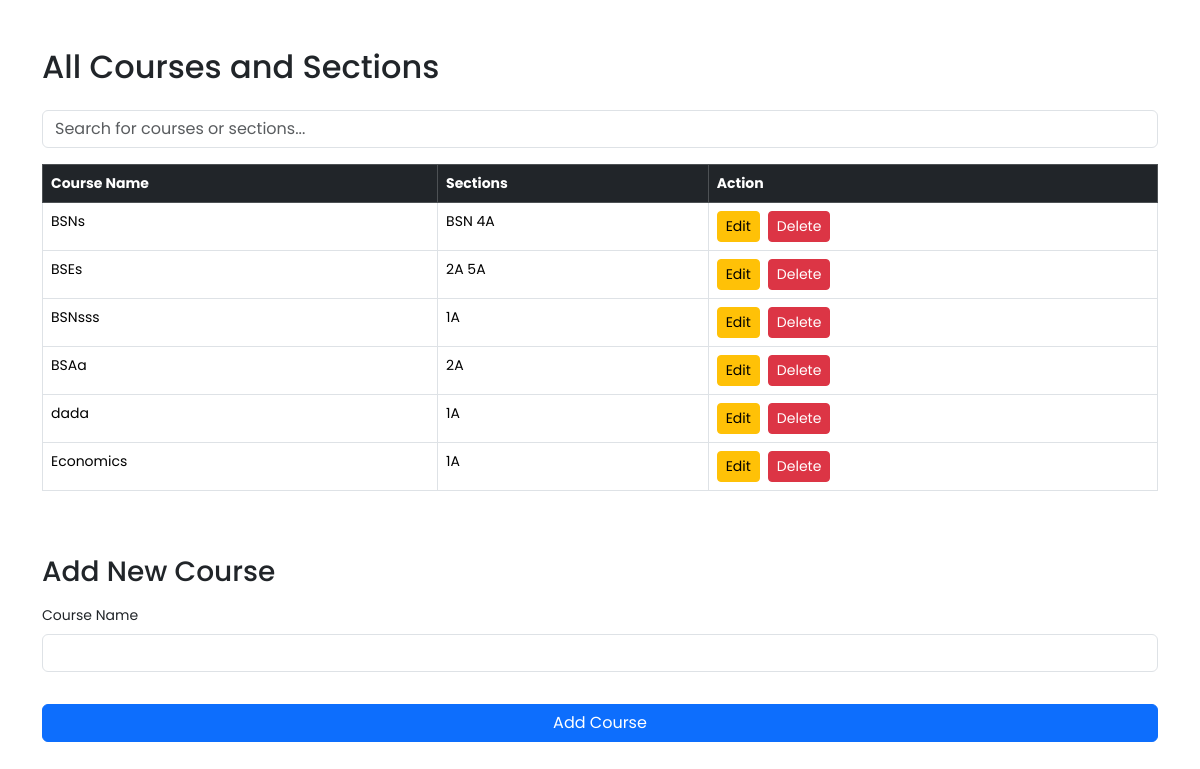
The app's page /main/roles/admin_/course_section.php (signed in) with its own data.
### tables this page shows
CREATE TABLE `courses` (
  `course_id` int(11) NOT NULL,
  `course_name` varchar(100) NOT NULL
);

CREATE TABLE `sections` (
  `section_id` int(11) NOT NULL,
  `section_name` varchar(100) NOT NULL,
  `course_id` int(11) NOT NULL
);

### main/roles/admin_/course_section.php (the view, shortened to what this page needs)
<?php
$conn = (new Database())->connect();
$query = $conn->prepare("SELECT * FROM courses");
$query->execute();
$courses = $query->fetchAll(PDO::FETCH_ASSOC);
?>
<!DOCTYPE html>
<html lang="en">
<head>
    <link href="https://cdn.jsdelivr.net/npm/bootstrap@5.3.2/dist/css/bootstrap.min.css" rel="stylesheet">
    <link rel="stylesheet" href="/SMS/css/style.css">
</head>
<body>
    <div class="container my-5">
        <h2 class="mb-4">All Courses and Sections</h2>
        <div class="mb-3">
            <input type="text" id="search_course_bar" class="form-control" placeholder="Search for courses or sections..." onkeyup="searchCourse()">
        </div>
        <div class="table-responsive">
            <table id="courses_table" class="table table-bordered table-hover">
                <thead class="table-dark">
                    <tr>
                        <th>Course Name</th>
                        <th>Sections</th>
                        <th>Action</th>
                    </tr>
                </thead>
                <tbody>
                    <?php foreach ($courses as $course): ?>
                        <tr>
                            <td><?= htmlspecialchars($course['course_name']) ?></td>
                            <td>
                                <?php
                                $query = $conn->prepare("SELECT section_name FROM sections WHERE course_id = :course_id");
                                $query->bindParam(':course_id', $course['course_id']);
                                $query->execute();
                                $sections = $query->fetchAll(PDO::FETCH_ASSOC);
                                foreach ($sections as $section) {
                                    echo htmlspecialchars($section['section_name']) . " ";
                                }
                                ?>
                            </td>
                            <td>
                                <div class="d-flex gap-2">
                                    <form action="../MAIN/edit/edit_course_section_admin.php" method="get">
                                        <button type="submit" class="btn btn-warning btn-sm">Edit</button>
                                    </form>
                                    <form action="" method="post">
                                        <button type="submit" name="delete_course" class="btn btn-danger btn-sm">Delete</button>
                                    </form>
                                </div>
                            </td>
                        </tr>
                    <?php endforeach; ?>
                </tbody>
            </table>
        </div>
        <div class="mt-5">
            <h3 class="mb-3">Add New Course</h3>
            <form action="add_" method="post" class="d-flex flex-column gap-3">
                <div class="mb-3">
                    <label for="course_name" class="form-label">Course Name</label>
                    <input type="text" id="course_name" name="course_name" class="form-control" required>
                </div>
                <button type="submit" name="add_course" class="btn btn-primary">Add Course</button>
            </form>
        </div>
    </div>
    <?php include '../MAIN/auth/loads/confirmation.php'; ?>
</body>
</html>

### sms/css/style.css (style rules this page uses)
body { font-family: 'Poppins', sans-serif; font-size: 0.875rem; opacity: 1; overflow-y: scroll; margin: 0; }

### records on screen
courses: course_name "BSNs"
sections: section_name "BSN"
sections: section_name "4A"
courses: course_name "BSEs"
sections: section_name "2A"
sections: section_name "5A"
courses: course_name "BSNsss"
sections: section_name "1A"
courses: course_name "BSAa"
courses: course_name "dada"
courses: course_name "Economics"
